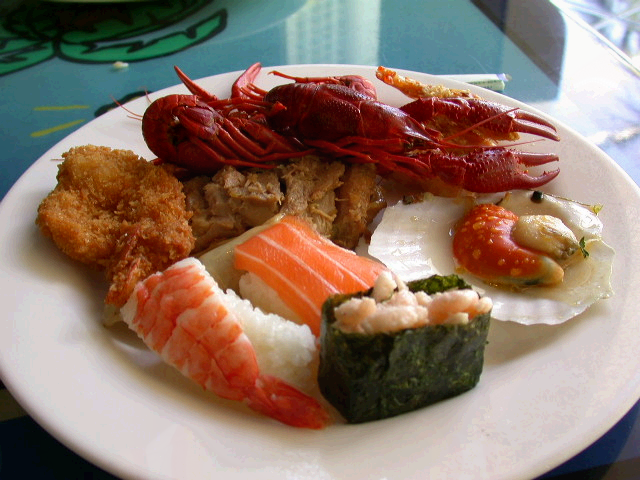
#> input picture Decomposição de imagens em planos de bits/sushi.png, 640 x 480 px
$ python esteg_encode.py
#> lines starting #> are read from the running program, lines starting #| are printed output that depends on the picture
import cv2 as cv
import numpy as np
import random

img = cv.imread('sushi.png')
#> img is the input picture: shape (480, 640, 3); mean B, G, R 105.3, 119.1, 141.8
altura, largura = img.shape[:2]
#> altura = 480; largura = 640
img1 = np.zeros((altura, largura, 3 ), np.uint8)
img2 = np.zeros((altura, largura, 3 ), np.uint8)

for i in range(altura):
    for j in range(largura):
        for k in range(3):
            v1 = format(img[i][j][k], '08b')
            v2 = v1[:4] + chr(random.randint(0, 1)+48) * 4
            v3 = v1[4:] + chr(random.randint(0, 1)+48) * 5

            img1[i][j][k]= int(v2, 2)
            img2[i][j][k]= int(v3, 2)
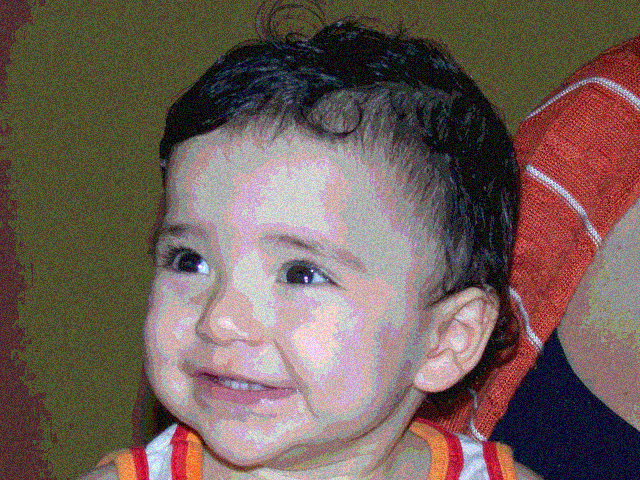
#> img2: shape (480, 640, 3); mean B, G, R 88.1, 94.2, 112.9

cv.imshow("image1", img1)
cv.imshow("image2", img2)

cv.waitKey(0)

$ run again, with Decomposição de imagens em planos de bits/esteg_encode_2.png copied over Decomposição de imagens em planos de bits/sushi.png
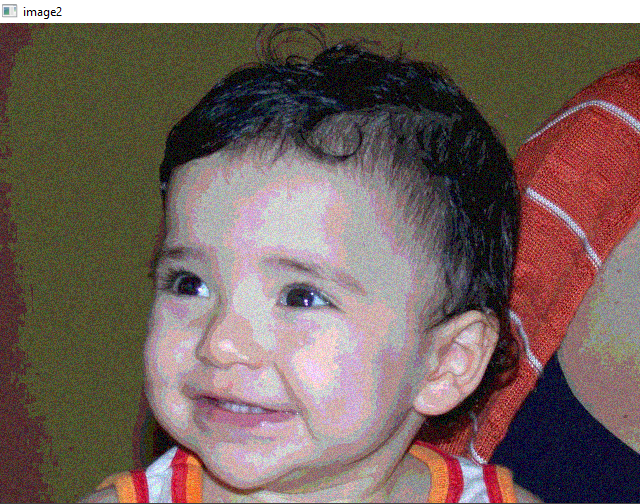
#> input picture Decomposição de imagens em planos de bits/esteg_encode_2.png, 640 x 504 px
#> img is the input picture: shape (504, 640, 3); mean B, G, R 95.6, 101.4, 119.1
#> after the loop `for i in range(altura):`:
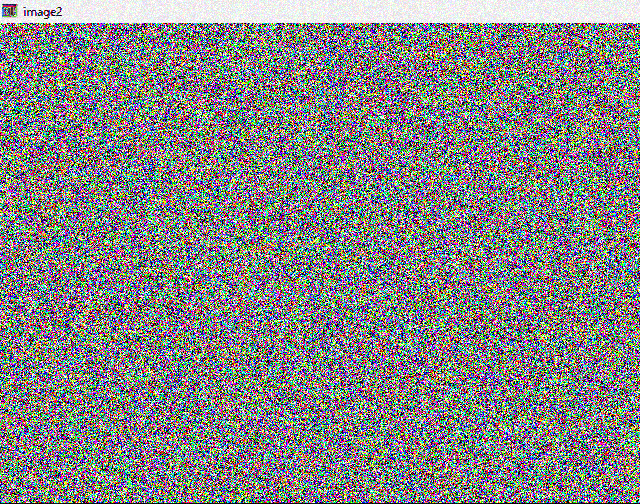
#> img2: shape (504, 640, 3); mean B, G, R 132.3, 132.4, 131.9
